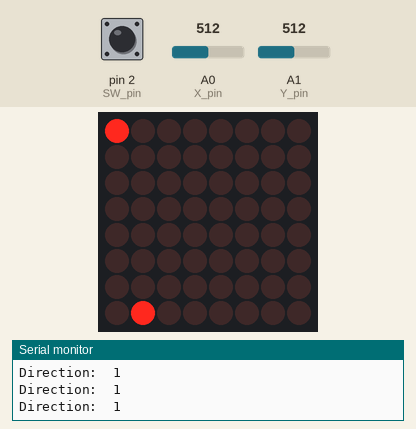
Simulated run of this sketch. Board: Arduino Uno, built with avr-gcc and run on an emulated ATmega328P. On the bench: 8×8 LED matrix, the last lines printed to the serial monitor. The test bench sets the inputs (shaded band); at power-on: A1 (Y_pin) = 512, A0 (X_pin) = 512, pin 2 (SW_pin) HIGH. Random numbers use the default seed unless the sketch sets one.

Above: at 1.23 s.
1.3 s: A1 (Y_pin) set to 594
At 1.39 s:
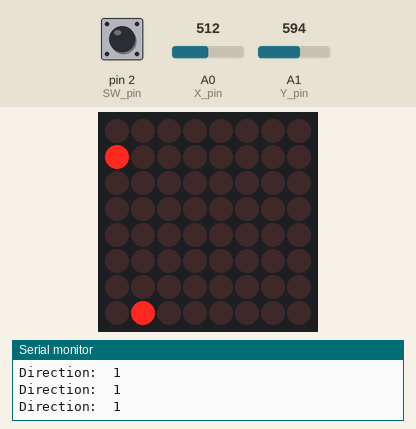
3.0 s: A1 (Y_pin) set to 622
At 3.07 s:
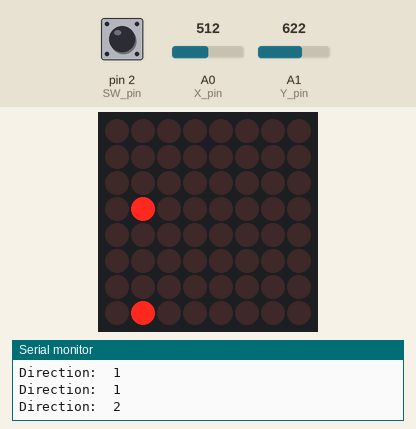
4.7 s: A0 (X_pin) set to 613
6.2 s: A0 (X_pin) set to 638
At 6.29 s:
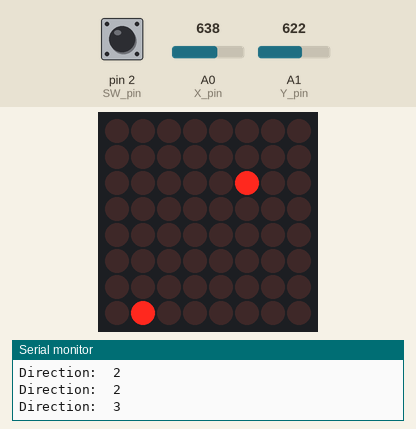
8.0 s: A1 (Y_pin) set to 397
9.5 s: A1 (Y_pin) set to 374
At 9.66 s:
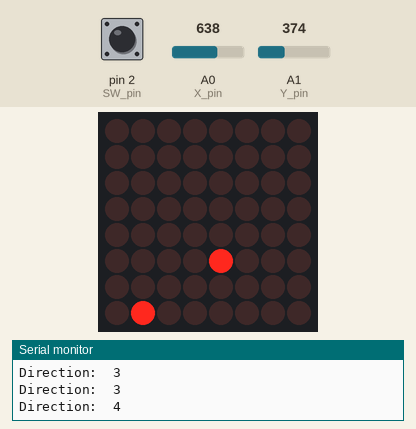

The sketch:

SnakeConsole.ino
```cpp
#include "LedControl.h"

LedControl lc=LedControl(12,10,11,1);
const int SW_pin = 2; // digital pin connected to switch output
const int X_pin = 0; // analog pin connected to X output
const int Y_pin = 1; // analog pin connected to Y output
int delayMultiplier = 3;
int x = 0;
int y = 0;
int dir = 1;
int pos[2] {0, 0};
int applePos[2] {0, 0};
int snake[63] {0};
int matrix[8][8] {{0, 0, 0, 0, 0, 0, 0, 0},
          {0, 0, 0, 0, 0, 0, 0, 0},
          {0, 0, 0, 0, 0, 0, 0, 0},
          {0, 0, 0, 0, 0, 0, 0, 0},
          {0, 0, 0, 0, 0, 0, 0, 0},
          {0, 0, 0, 0, 0, 0, 0, 0},
          {0, 0, 0, 0, 0, 0, 0, 0},
          {0, 0, 0, 0, 0, 0, 0, 0}};

void clearMatrix(){
  for (int row = 0; row < 8; row++){
    for (int column = 0; column < 8; column++){
      matrix[row][column] = 0;
    }
  }
}

void resetSnake(){
  pos[0] = 0;
  pos[1] = 0;
  for (int i = 0; i < 63; i++){
    snake[i] = 0;
  }
  dir = 1;
}

void showMatrix(){
  byte row;
  for (int i = 0; i < 8; i++){
    row = convertRowToByte(i);
    lc.setRow(0, i, row);
  }
}

void resetApple(){
  int rows[8] {0};
  int next = 0;
  for (int i = 0; i < 8; i++){
    if (convertRowToByte(i) != B11111111){
      rows[next] = i;
      next++;
    }
  }
  int rowNum = rows[rand() % next];
  int elems[8] {0};
  next = 0;
  for (int i = 0; i < 8; i++){
    if (matrix[rowNum] != 0){
      elems[next] = i;
      next++;
    }
  }
  int elemNum = elems[rand() % next];
  applePos[0] = rowNum;
  applePos[1] = elemNum;
}

bool isApple(){
  return pos[0] == applePos[0] && pos[1] == applePos[1];
}

void appleCycle(){
  for (int i = 0; i < 2; i++){
  matrix[applePos[0]][applePos[1]] = (matrix[applePos[0]][applePos[1]] + 1) % 2;
  showMatrix();
  delay(delayMultiplier * 25);
  }
}

byte convertRowToByte(int rowIndex){
  byte ret = B0;
  int row[8] {0};
  for (int i = 0; i < 8; i++){
    ret = ret * 2 + matrix[rowIndex][i];
  }
  return ret;
}

void reduceSensitivity(){
  if (-100 < x && x < 100) {
    x = 0;
  }
  if (-100 < y && y < 100) {
    y = 0;
  }
}

void getDirection(){
  x = analogRead(X_pin) - 512;
  y = analogRead(Y_pin) - 512;
  reduceSensitivity();

  if (x < y) {
    if (-x < y) {
      dir = 2;
    }
    else if (y < -x){
      dir = 1;
    }
  }
  else if (y < x) {
    if (x < -y) {
      dir = 4;
    }
    else if (-y < x){
      dir = 3;
    }
  }
}

void gameOver(){
  resetSnake();
}

void turn(){
  int off = 0;
  x = pos[0];
  y = pos[1];
  clearMatrix();
  bool legal = true;
  matrix[x][y] = 1;
  for (int i = 0; i < 63 && snake[i] != 0; i++){
    off = snake[i];
    if (off  % 2 == 1){
      x =  (x + off + 6) % 8;
    }
    else{
      y = (y + off + 5) % 8;
    }
    matrix[x][y] = 1;
  }
  appleCycle();

  getDirection();
  pos[(dir - 1) % 2] = (pos[(dir - 1) % 2] + 3 - dir - dir % 2 + 8) % 8;

  if (matrix[pos[0]][pos[1]] == 0){
    int i = 0;
    while (i < 63 && snake[i] != 0){
      i++;
    }

    if (!isApple()){
      i--;
    }

    while (0 < i){
      snake[i] = snake[i-1];
      i--;
    }

    if (snake[0] != 0 || isApple()){
      snake[0] = dir;
    }

    if (isApple()){
      resetApple();
    }
  }else{
    gameOver();
  }
}

void setup() {
    /*
   The MAX72XX is in power-saving mode on startup,
   we have to do a wakeup call
   */
  lc.shutdown(0,false);
  /* Set the brightness to a medium values */
  lc.setIntensity(0,8);
  /* and clear the display */
  lc.clearDisplay(0);
  pinMode(SW_pin, INPUT);
  digitalWrite(SW_pin, HIGH);
  Serial.begin(9600);
  resetApple();
}

void checkSpeed(){
  if (digitalRead(SW_pin) == 0){
    delayMultiplier = (delayMultiplier * 2 - 1) % 15 + 1;
  }
}

void loop() {
  Serial.print("Direction:  ");
  Serial.print(dir);
  Serial.print("\n\n");
  turn();
  checkSpeed();
}
```

Measured:
- the behaviour switches between 611 and 612 on A1 (Y_pin) (found by bisection; images 1 and 2)
- the behaviour switches between 622 and 623 on A0 (X_pin) (found by bisection; images 2 and 3)
- the behaviour switches between 386 and 385 on A1 (Y_pin) (found by bisection; images 3 and 4)
